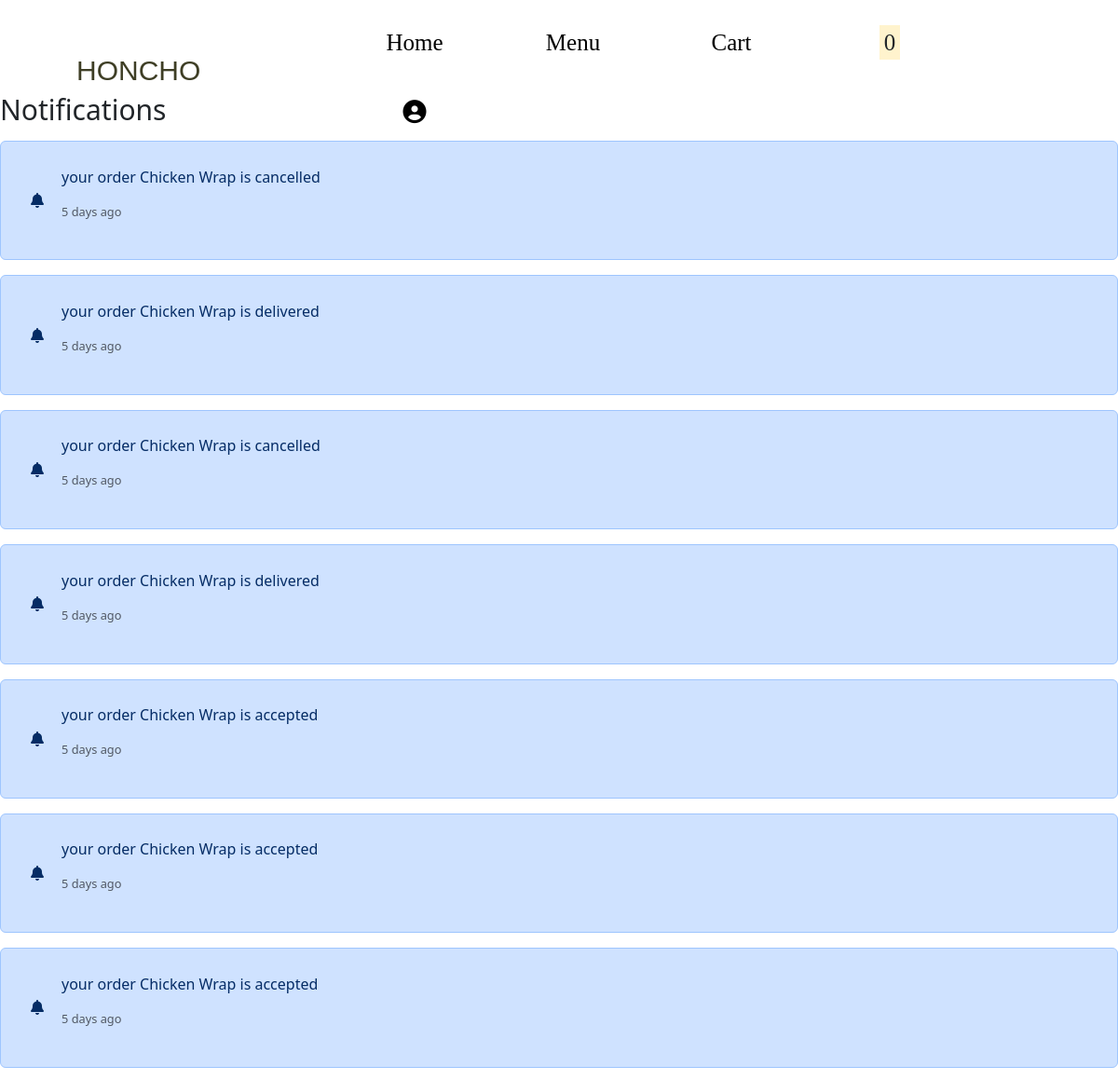
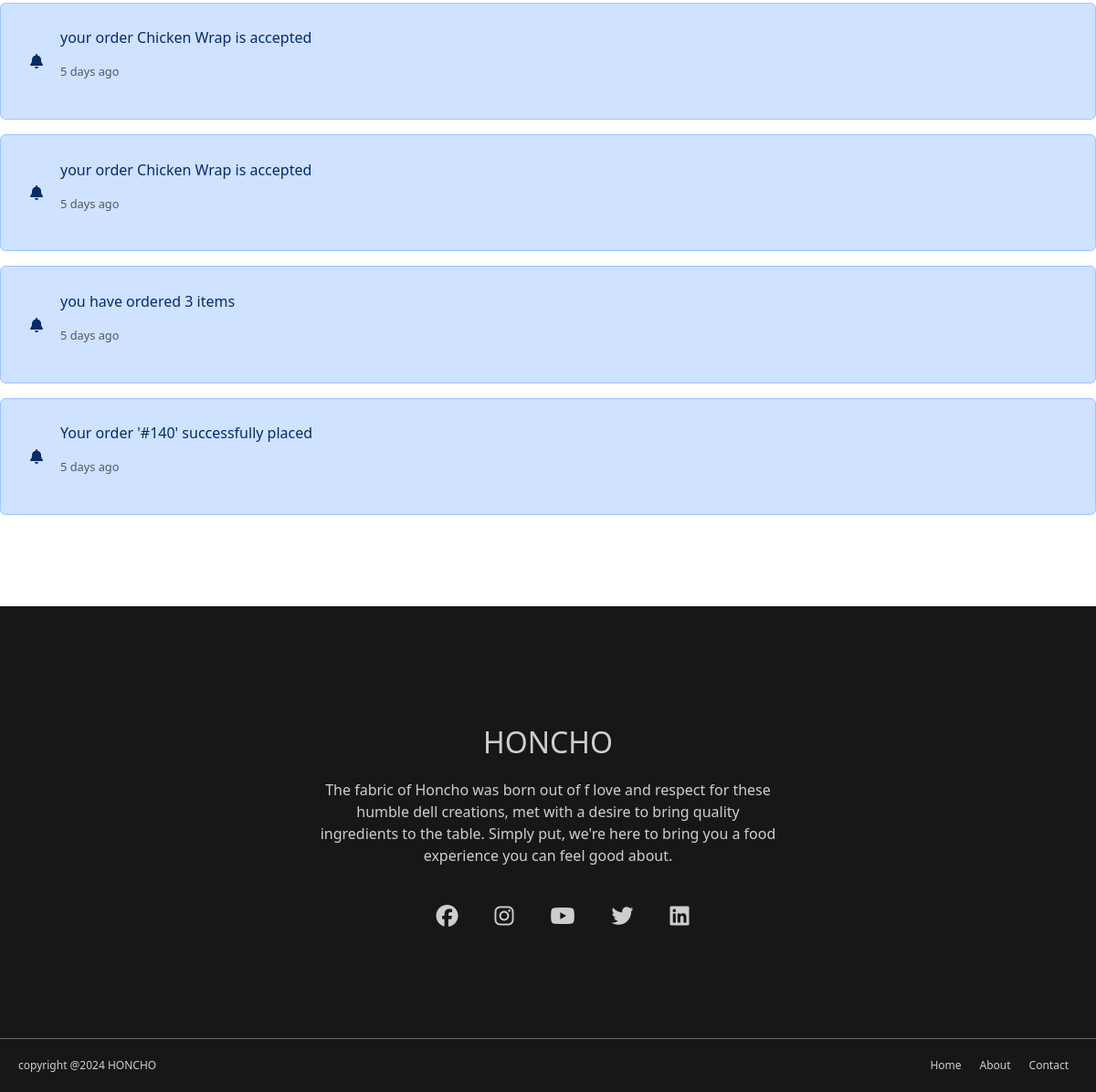
The page /User_Notification (signed in) on the database its author committed (2 pictures, top to bottom).
### FOOD_APP/models.py (models this page shows, shortened)
class Notification(models.Model):
     message = models.TextField()
     user = models.ForeignKey(User, on_delete=models.CASCADE)
     read = models.BooleanField(default=False)
     datetime = models.DateTimeField(auto_now_add=True)

### FOOD_APP/views.py (the view)
# urls.py: path('User_Notification', views.User_Notification, name='User_Notification'),
@login_required
def User_Notification(request):
    print(request.user)
    count = Notification.objects.filter(user=request.user.id, read=False).count()
    notifications = Notification.objects.filter(user=request.user.id).order_by('-datetime')
    current_time = datetime.now()
    orders = Order.objects.filter(user=request.user.id)
    for i in notifications:
        current_time = datetime.now()
        time_difference = current_time - i.datetime
        total_seconds = int(time_difference.total_seconds())
        if total_seconds < 60:
            i.time_ago = f"{total_seconds} seconds ago"
        elif total_seconds < 3600:
            i.time_ago = f"{total_seconds // 60} minutes ago"
        elif total_seconds < 86400:  # Less than 24 hours
            i.time_ago = f"{total_seconds // 3600} hours ago"
        elif total_seconds < 172800:  # Less than 48 hours (1 day)
            i.time_ago = "1 day ago"
        elif total_seconds < 604800:  # Less than a week
            i.time_ago = f"{total_seconds // 86400} days ago"
        elif total_seconds < 1209600:  # Less than 2 weeks (1 week)
            i.time_ago = "1 week ago"
        else:
            weeks = total_seconds // 604800
            i.time_ago = f"{weeks} weeks ago"
    for i in notifications:
        i.read = True
        i.save()
    return render(request, 'notification.html', locals())

### FOOD_APP/models.py (called while the page is built)
    def __str__(self):
        if self.name:
            return self.name
        else:
           return self.username

### templates/notification.html (shortened to what this page needs)
<!DOCTYPE html>
{% load static%}
<html lang="en">
<head>
    <link rel="stylesheet" href="https://cdnjs.cloudflare.com/ajax/libs/font-awesome/6.5.1/css/all.min.css" />
    <link rel="stylesheet" href="{% static 'booststrap/css/bootstrap.min.css'%}">
    <link href="https://cdn.jsdelivr.net/npm/bootstrap@5.3.3/dist/css/bootstrap.min.css" rel="stylesheet">
</head>
<body>
    {% include 'user_header.html' %}
    <section>
        <h3>Notifications</h3>
        {% for i in notifications %}
        <div class="alert alert-primary" role="alert">
            <div class="notification">
                <i class="fa fa-bell" aria-hidden="true"></i>
                <div class="text">
                    <p>{{ i.message }}</p>
                    <p class="time">{{ i.time_ago }}</p>
                </div>
            </div>
          </div>
        {% endfor %}
    </section>
    {% include 'footer.html' %}
</body>
</html>

### templates/notification.html (style rules this page uses)
* { margin: 0; padding: 0; box-sizing: border-box; }
.notification { width: 350px; padding: 0.6em 1em; display: flex; align-items:center; }
.notification i { width: 25px; border-radius: 50px; margin-right: .5em; }
.notification .text p { font-size: 1em; }
.notification .text .time { font-size: 0.8em; color: rgba(0,0,0,0.61); }
h3 { font-size: 30px; margin-bottom: 15px; }

### rows shown on the page
Notification: message "your order Chicken Wrap is cancelled", time_ago "5 days ago"
Notification: message "your order Chicken Wrap is delivered", time_ago "5 days ago"
Notification: message "your order Chicken Wrap is cancelled", time_ago "5 days ago"
Notification: message "your order Chicken Wrap is delivered", time_ago "5 days ago"
Notification: message "your order Chicken Wrap is accepted", time_ago "5 days ago"
Notification: message "your order Chicken Wrap is accepted", time_ago "5 days ago"
Notification: message "your order Chicken Wrap is accepted", time_ago "5 days ago"
Notification: message "your order Chicken Wrap is accepted", time_ago "5 days ago"
Notification: message "your order Chicken Wrap is accepted", time_ago "5 days ago"
Notification: message "you have ordered 3 items", time_ago "5 days ago"
Notification: message "Your order '#140' successfully placed", time_ago "5 days ago"

### other values the page prints
{{ count }} "0"
